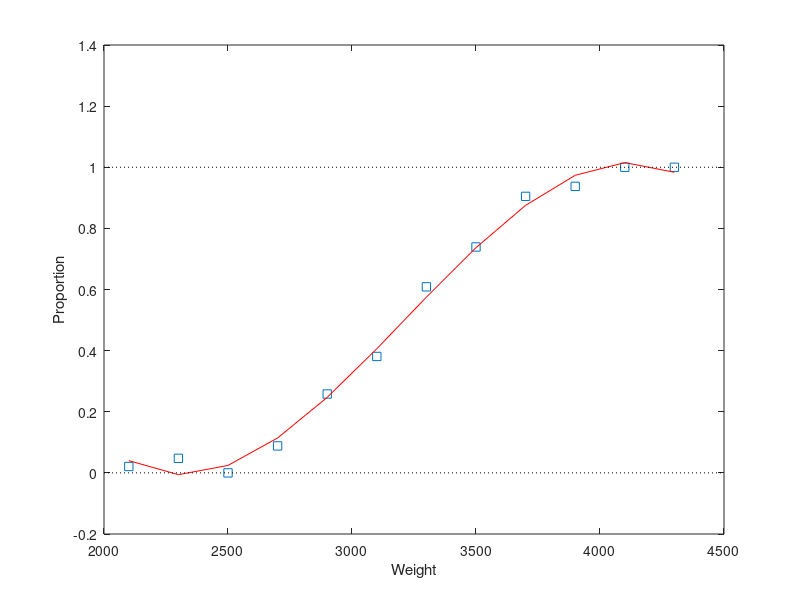

MATLAB code to generate this figure: (Note: this script raises an error after producing the figure.)
%% Fitting Data with Generalized Linear Models
% This example shows how to fit and evaluate generalized linear models
% using |glmfit| and |glmval|. Ordinary linear regression can be used to
% fit a straight line, or any function that is linear in its parameters, to
% data with normally distributed errors. This is the most commonly used
% regression model; however, it is not always a realistic one. Generalized
% linear models extend the linear model in two ways. First, assumption of
% linearity in the parameters is relaxed, by introducing the link function.
% Second, error distributions other than the normal can be modeled

% Copyright 2000-2008 The MathWorks, Inc.



%% Generalized Linear Models
% A regression model defines the distribution of a response variable (often
% generically denoted as y) in terms of one or more predictor variables
% (often denoted x1, x2, etc.).  The most commonly used regression model,
% the ordinary linear regression, models y as a normal random variable, whose
% mean is linear function of the predictors, b0 + b1*x1 + ... , and whose
% variance is constant.  In the simplest case of a single predictor x, the
% model can be represented as a straight line with Gaussian distributions
% about each point.
mu = @(x) -1.9+.23*x;
x = 5:.1:15;
yhat = mu(x);
dy = -3.5:.1:3.5; sz = size(dy); k = (length(dy)+1)/2;
x1 =  7*ones(sz); y1 = mu(x1)+dy; z1 = normpdf(y1,mu(x1),1);
x2 = 10*ones(sz); y2 = mu(x2)+dy; z2 = normpdf(y2,mu(x2),1);
x3 = 13*ones(sz); y3 = mu(x3)+dy; z3 = normpdf(y3,mu(x3),1);
plot3(x,yhat,zeros(size(x)),'b-', ...
      x1,y1,z1,'r-', x1([k k]),y1([k k]),[0 z1(k)],'r:', ...
      x2,y2,z2,'r-', x2([k k]),y2([k k]),[0 z2(k)],'r:', ...
      x3,y3,z3,'r-', x3([k k]),y3([k k]),[0 z3(k)],'r:');
zlim([0 1]);
xlabel('X'); ylabel('Y'); zlabel('Probability density');
grid on; view([-45 45]);

%%
% In a generalized linear model, the mean of the response is modeled as a
% monotonic nonlinear transformation of a linear function of the
% predictors, g(b0 + b1*x1 + ...) .  The inverse of the transformation g is
% known as the "link" function.  Examples include the logit (sigmoid)
% link and the log link.  Also, y may have a non-normal distribution, such
% as the binomial or Poisson.  For example, a Poisson regression with log
% link and a single predictor x can be represented as an exponential curve
% with Poisson distributions about each point.
mu = @(x) exp(-1.9+.23*x);
x = 5:.1:15;
yhat = mu(x);
x1 =  7*ones(1,5);  y1 = 0:4; z1 = poisspdf(y1,mu(x1));
x2 = 10*ones(1,7); y2 = 0:6; z2 = poisspdf(y2,mu(x2));
x3 = 13*ones(1,9); y3 = 0:8; z3 = poisspdf(y3,mu(x3));
plot3(x,yhat,zeros(size(x)),'b-', ...
      [x1; x1],[y1; y1],[z1; zeros(size(y1))],'r-', x1,y1,z1,'r.', ...
      [x2; x2],[y2; y2],[z2; zeros(size(y2))],'r-', x2,y2,z2,'r.', ...
      [x3; x3],[y3; y3],[z3; zeros(size(y3))],'r-', x3,y3,z3,'r.');
zlim([0 1]);
xlabel('X'); ylabel('Y'); zlabel('Probability');
grid on; view([-45 45]);


%% Fitting a Logistic Regression
% This example involves an experiment to help model the proportion of cars
% of various weights that fail a mileage test.  The data include
% observations of weight, number of cars tested, and number failed.

% A set of car weights
weight = [2100 2300 2500 2700 2900 3100 3300 3500 3700 3900 4100 4300]';
% The number of cars tested at each weight
tested = [48 42 31 34 31 21 23 23 21 16 17 21]';
% The number of cars failing the test at each weight
failed = [1 2 0 3 8 8 14 17 19 15 17 21]';
% The proportion of cars failing for each weight
proportion = failed ./ tested;

plot(weight,proportion,'s')
xlabel('Weight'); ylabel('Proportion');

%%
% This graph is a plot of the proportion of cars failing, as a function of
% weight.  It's reasonable to assume that the failure counts came from a
% binomial distribution, with a probability parameter P that increases with
% weight.  But how exactly should P depend on weight?
%
% We can try fitting a straight line to these data.
linearCoef = polyfit(weight,proportion,1);
linearFit = polyval(linearCoef,weight);
plot(weight,proportion,'s', weight,linearFit,'r-', [2000 4500],[0 0],'k:', [2000 4500],[1 1],'k:')
xlabel('Weight'); ylabel('Proportion');

%%
% There are two problems with this linear fit:
%
% 1) The line predicts proportions less than 0 and greater than 1.
%
% 2) The proportions are not normally distributed, since they are
% necessarily bounded.  This violates one of the assumptions required for
% fitting a simple linear regression model.
%
% Using a higher-order polynomial may appear to help.
[cubicCoef,stats,ctr] = polyfit(weight,proportion,3);
cubicFit = polyval(cubicCoef,weight,[],ctr);
plot(weight,proportion,'s', weight,cubicFit,'r-', [2000 4500],[0 0],'k:', [2000 4500],[1 1],'k:')
xlabel('Weight'); ylabel('Proportion');

%%
% However, this fit still has similar problems.  The graph shows that the
% fitted proportion starts to decrease as weight goes above 4000; in fact
% it will become negative for larger weight values.  And of course, the
% assumption of a normal distribution is still violated.
%
% Instead, a better approach is to use |glmfit| to fit a logistic
% regression model.  Logistic regression is a special case of a generalized
% linear model, and is more appropriate than a linear regression for these
% data, for two reasons.  First, it uses a fitting method that is
% appropriate for the binomial distribution.  Second, the logistic link
% limits the predicted proportions to the range [0,1].
%
% For logistic regression, we specify the predictor matrix, and a matrix
% with one column containing the failure counts, and one column containing
% the number tested.  We also specify the binomial distribution and the
% logit link.
[logitCoef,dev] = glmfit(weight,[failed tested],'binomial','logit');
logitFit = glmval(logitCoef,weight,'logit');
plot(weight,proportion,'bs', weight,logitFit,'r-');
xlabel('Weight'); ylabel('Proportion');

%%
% As this plot indicates, the fitted proportions asymptote to zero and one
% as weight becomes small or large.


%% Model Diagnostics
% The |glmfit| function provides a number of outputs for examining the fit
% and testing the model.  For example, we can compare the deviance values
% for two models to determine if a squared term would improve the fit
% significantly.
[logitCoef2,dev2] = glmfit([weight weight.^2],[failed tested],'binomial','logit');
pval = 1 - chi2cdf(dev-dev2,1)

%%
% The large p-value indicates that, for these data, a quadratic term does
% not improve the fit significantly.  A plot of the two fits shows there is
% little difference in the fits.
logitFit2 = glmval(logitCoef2,[weight weight.^2],'logit');
plot(weight,proportion,'bs', weight,logitFit,'r-', weight,logitFit2,'g-');
legend('Data','Linear Terms','Linear and Quadratic Terms','Location','northwest');

%%
% To check the goodness of fit, we can also look at a probability plot of
% the Pearson residuals.  These are normalized so that when the model is a
% reasonable fit to the data, they have roughly a standard normal
% distribution. (Without this standardization, the residuals would have
% different variances.)
[logitCoef,dev,stats] = glmfit(weight,[failed tested],'binomial','logit');
normplot(stats.residp);

%%
% The residual plot shows a nice agreement with the normal distribution.


%% Evaluating the Model Predictions
% Once we are satisfied with the model, we can use it to make predictions,
% including computing confidence bounds.  Here we predict the expected
% number of cars, out of 100 tested, that would fail the mileage test at
% each of four weights.
weightPred = 2500:500:4000;
[failedPred,dlo,dhi] = glmval(logitCoef,weightPred,'logit',stats,.95,100);
errorbar(weightPred,failedPred,dlo,dhi,':');


%% Link Functions for Binomial Models
% For each of the five distributions that |glmfit| supports, there is a
% canonical (default) link function.  For the binomial distribution, the
% canonical link is the logit.  However, there are also three other links
% that are sensible for binomial models.  All four maintain the mean
% response in the interval [0, 1].
eta = -5:.1:5;
plot(eta,1 ./ (1 + exp(-eta)),'-', eta,normcdf(eta), '-', ...
     eta,1 - exp(-exp(eta)),'-', eta,exp(-exp(eta)),'-');
xlabel('Linear function of predictors'); ylabel('Predicted mean response');
legend('logit','probit','complementary log-log','log-log','location','east');

%%
% For example, we can compare a fit with the probit link to one with the
% logit link.
probitCoef = glmfit(weight,[failed tested],'binomial','probit');
probitFit = glmval(probitCoef,weight,'probit');
plot(weight,proportion,'bs', weight,logitFit,'r-', weight,probitFit,'g-');
legend('Data','Logit model','Probit model','Location','northwest');

%%
% It's often difficult for the data to distinguish between these four
% link functions, and a choice is often made on theoretical grounds.
